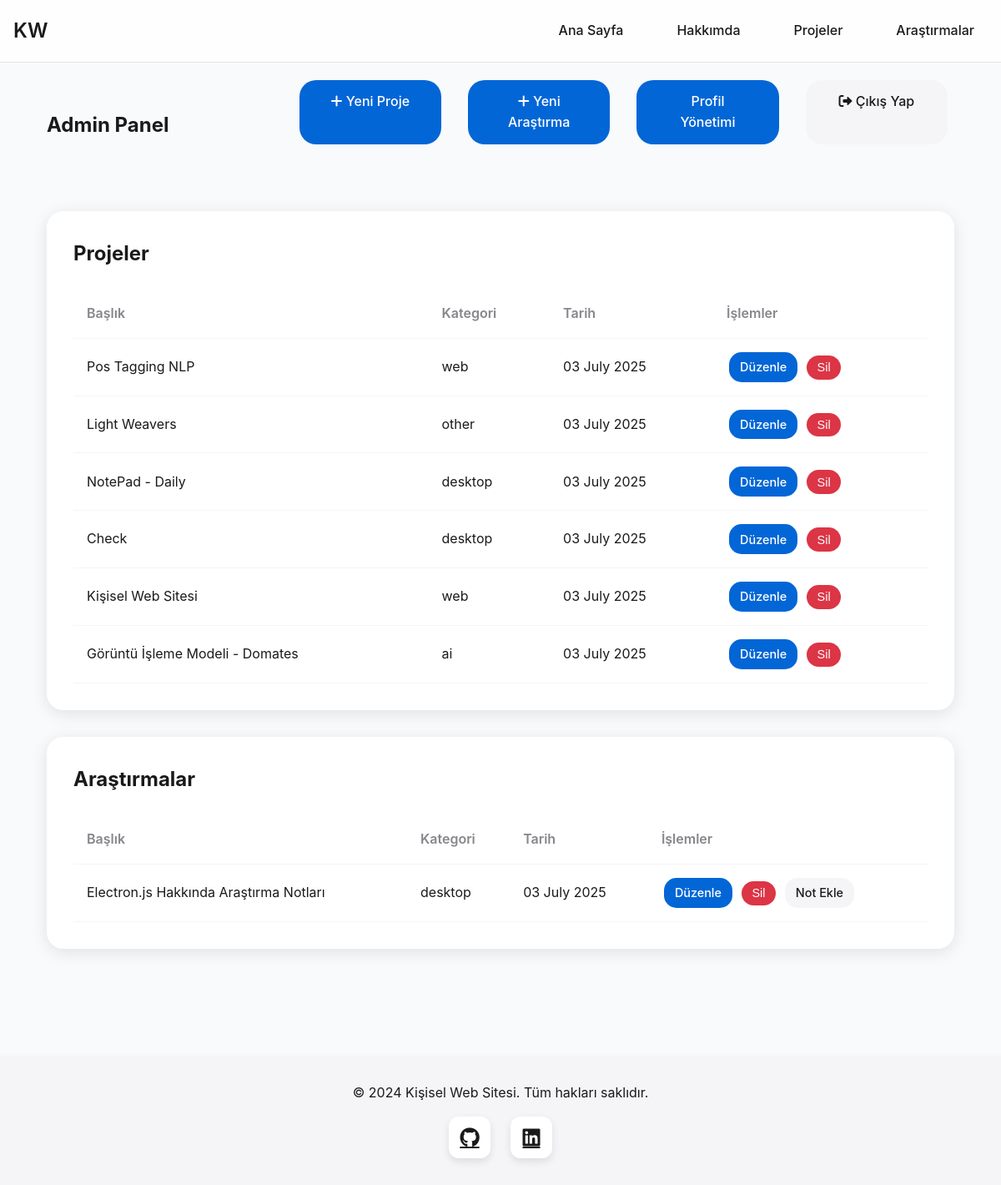
The page /admin (signed in) on the database its author committed.
### app.py (models this page shows)
class Project(db.Model):
    id = db.Column(db.Integer, primary_key=True)
    title = db.Column(db.String(100), nullable=False)
    description = db.Column(db.Text, nullable=False)
    image_url = db.Column(db.String(200))
    date_posted = db.Column(db.DateTime, nullable=False, default=datetime.utcnow)
    link = db.Column(db.String(200))
    category = db.Column(db.String(50))
    tags = db.Column(db.String(200))  # Comma-separated tags

class Research(db.Model):
    id = db.Column(db.Integer, primary_key=True)
    title = db.Column(db.String(100), nullable=False)
    content = db.Column(db.Text, nullable=False)
    date_posted = db.Column(db.DateTime, nullable=False, default=datetime.utcnow)
    category = db.Column(db.String(50))

### app.py (the view)
@app.route('/admin')
@login_required
def admin_dashboard():
    projects = Project.query.order_by(Project.date_posted.desc()).all()
    research_items = Research.query.order_by(Research.date_posted.desc()).all()
    return render_template('admin/dashboard.html', projects=projects, research_items=research_items)

### app.py (called while the page is built)
@login_manager.user_loader
def load_user(user_id):
    return User.query.get(int(user_id))

### templates/admin/dashboard.html (shortened to what this page needs)
{% extends "base.html" %}
{% block content %}
<section class="admin-dashboard">
    <div class="admin-header">
        <h1 class="admin-title">Admin Panel</h1>
        <div class="admin-actions">
            <a href="{{ url_for('new_project') }}" class="btn btn-primary">
                <i class="fas fa-plus"></i> Yeni Proje
            </a>
            <a href="{{ url_for('new_research') }}" class="btn btn-primary">
                <i class="fas fa-plus"></i> Yeni Araştırma
            </a>
            <a href="{{ url_for('admin_profile') }}" class="btn btn-primary">Profil Yönetimi</a>
            <a href="{{ url_for('admin_logout') }}" class="btn btn-secondary">
                <i class="fas fa-sign-out-alt"></i> Çıkış Yap
            </a>
        </div>
    </div>
    <div class="admin-content">
        <div class="admin-section">
            <h2>Projeler</h2>
            <div class="admin-table-container">
                <table class="admin-table">
                    <thead>
                        <tr>
                            <th>Başlık</th>
                            <th>Kategori</th>
                            <th>Tarih</th>
                            <th>İşlemler</th>
                        </tr>
                    </thead>
                    <tbody>
                        {% for project in projects %}
                        <tr>
                            <td>{{ project.title }}</td>
                            <td>{{ project.category }}</td>
                            <td>{{ project.date_posted.strftime('%d %B %Y') }}</td>
                            <td>
                                <a href="{{ url_for('edit_project', project_id=project.id) }}" class="btn btn-small btn-primary">Düzenle</a>
                                <form action="{{ url_for('delete_project', project_id=project.id) }}" method="POST" style="display: inline;">
                                    <button type="submit" class="btn btn-small btn-danger" onclick="return confirm('Bu projeyi silmek istediğinizden emin misiniz?')">Sil</button>
                                </form>
                            </td>
                        </tr>
                        {% endfor %}
                    </tbody>
                </table>
            </div>
        </div>
        <div class="admin-section">
            <h2>Araştırmalar</h2>
            <div class="admin-table-container">
                <table class="admin-table">
                    <thead>
                        <tr>
                            <th>Başlık</th>
                            <th>Kategori</th>
                            <th>Tarih</th>
                            <th>İşlemler</th>
                        </tr>
                    </thead>
                    <tbody>
                        {% for research in research_items %}
                        <tr>
                            <td>{{ research.title }}</td>
                            <td>{{ research.category }}</td>
                            <td>{{ research.date_posted.strftime('%d %B %Y') }}</td>
                            <td>
                                <a href="{{ url_for('edit_research', research_id=research.id) }}" class="btn btn-small btn-primary">Düzenle</a>
                                <form action="{{ url_for('delete_research', research_id=research.id) }}" method="POST" style="display: inline;">
                                    <button type="submit" class="btn btn-small btn-danger" onclick="return confirm('Bu araştırmayı silmek istediğinizden emin misiniz?')">Sil</button>
                                </form>
                                <a href="{{ url_for('new_note', research_id=research.id) }}" class="btn btn-small btn-secondary">Not Ekle</a>
                            </td>
                        </tr>
                        {% endfor %}
                    </tbody>
                </table>
            </div>
        </div>
    </div>
</section>
{% endblock %}

### static/css/style.css (style rules this page uses)
:root { --primary-color: #0366d6; --secondary-color: #2b6cb0; --text-color: #1a1a1a; --text-light: #4a5568; --background-light: #f8fafc; --white: #ffffff; --background-color: #ffffff; --gray-color: #86868b; --light-gray: #f5f5f7; }
* { margin: 0; padding: 0; box-sizing: border-box; }
body { font-family: 'Inter', -apple-system, BlinkMacSystemFont, 'Segoe UI', Roboto, Oxygen, Ubuntu, Cantarell, 'Open Sans', 'Helvetica Neue', sans-serif; line-height: 1.6; color: var(--text-color); background-color: var(--background-light); }
.btn { display: inline-block; padding: 0.8rem 2rem; border-radius: 20px; text-decoration: none; font-weight: 500; transition: all 0.3s ease; margin: 0 0.5rem; }
.btn-primary { background-color: var(--primary-color); color: white; }
.btn-secondary { background-color: var(--light-gray); color: var(--text-color); }
.btn { display: inline-block; padding: 0.8rem 2rem; border-radius: 20px; text-decoration: none; font-weight: 500; transition: all 0.3s ease; border: none; cursor: pointer; text-align: center; }
.btn-danger { background-color: #dc3545; color: white; }
.admin-actions { display: flex; gap: 1rem; margin-bottom: 2rem; }
.admin-actions .btn { flex: 1; max-width: 200px; }
.admin-dashboard { padding: 6rem 2rem 2rem; }
.admin-header { display: flex; justify-content: space-between; align-items: center; margin-bottom: 3rem; }
.admin-section { background: white; padding: 2rem; border-radius: 20px; box-shadow: 0 4px 20px rgba(0, 0, 0, 0.1); margin-bottom: 2rem; }
.admin-section h2 { margin-bottom: 1.5rem; }
.admin-table-container { overflow-x: auto; }
.admin-table { width: 100%; border-collapse: collapse; }
.admin-table th, .admin-table td { padding: 1rem; text-align: left; border-bottom: 1px solid var(--light-gray); }
.admin-table th { font-weight: 600; color: var(--gray-color); }
.btn-small { padding: 0.4rem 0.8rem; font-size: 0.9rem; border-radius: 15px; margin: 0 0.2rem; }

### rows shown on the page
Project: title "Pos Tagging NLP", category "web", date_posted "03 July 2025"
Project: title "Light Weavers", category "other", date_posted "03 July 2025"
Project: title "NotePad - Daily", category "desktop", date_posted "03 July 2025"
Project: title "Check", category "desktop", date_posted "03 July 2025"
Project: title "Kişisel Web Sitesi", category "web", date_posted "03 July 2025"
Project: title "Görüntü İşleme Modeli - Domates", category "ai", date_posted "03 July 2025"
Research: title "Electron.js Hakkında Araştırma Notları", category "desktop", date_posted "03 July 2025"
